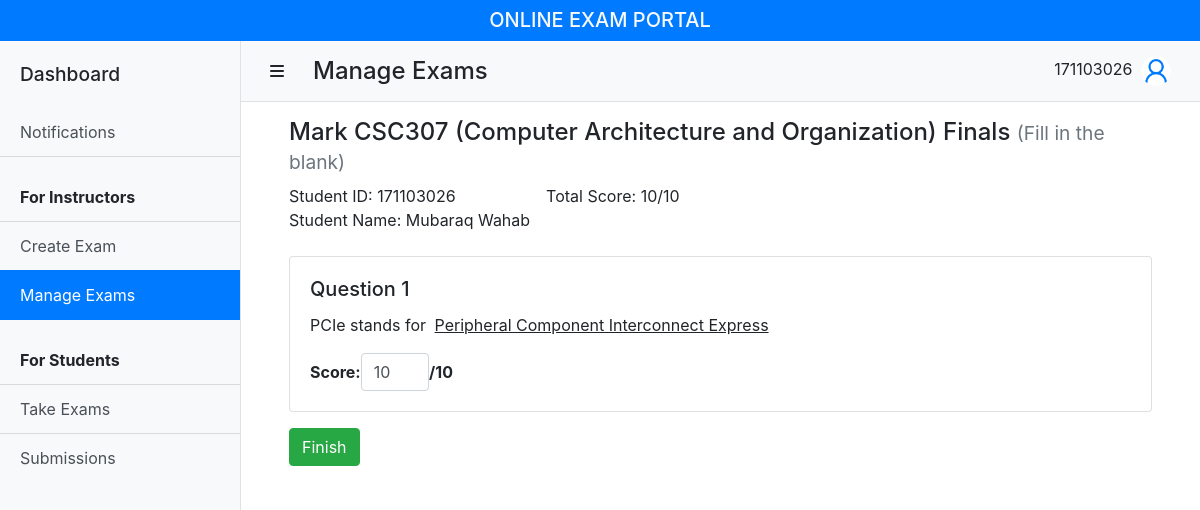
/manage-exam/fill-response.php?examID=44&assigneeID=171103026 (signed in), run on the app's committed database.
### tables this page shows
CREATE TABLE `exam_assignment` (
  `exam_id` int(11) NOT NULL,
  `assignee_id` varchar(16) NOT NULL,
  `total_score` float DEFAULT NULL,
  `status_id` int(11) NOT NULL
);

CREATE TABLE `exam` (
  `exam_id` int(11) NOT NULL,
  `instructor_id` varchar(16) NOT NULL,
  `course_code` varchar(8) NOT NULL,
  `title` varchar(45) NOT NULL,
  `type_id` int(11) NOT NULL,
  `no_of_questions` int(11) NOT NULL,
  `status_id` int(11) NOT NULL DEFAULT 1,
  `invite_prefix` varchar(5) NOT NULL,
  `total_mark` float NOT NULL
);

CREATE TABLE `course` (
  `course_code` varchar(8) NOT NULL,
  `course_name` varchar(256) NOT NULL
);

CREATE TABLE `exam_type` (
  `type_id` int(11) NOT NULL,
  `value` varchar(45) NOT NULL
);

CREATE TABLE `fill_in_response` (
  `exam_id` int(11) NOT NULL,
  `question_no` int(11) NOT NULL,
  `assignee_id` varchar(16) NOT NULL,
  `response` varchar(45) DEFAULT NULL,
  `score` float DEFAULT NULL
);

CREATE TABLE `fill_in_question` (
  `exam_id` int(11) NOT NULL,
  `question_no` int(11) NOT NULL,
  `question` varchar(256) NOT NULL,
  `mark` float NOT NULL
);

### manage-exam/fill-response.php (the view, shortened to what this page needs)
<?php
require_once '../connect.php';
$userID = $_SESSION['userID'];
?>
<!DOCTYPE html>
<html lang="en">
<head>
  <link rel="stylesheet" href="https://stackpath.bootstrapcdn.com/bootstrap/4.4.1/css/bootstrap.min.css">
  <link href="../css/simple-sidebar.css" rel="stylesheet">
</head>
<?php
$examID = $_GET['examID'];
$assigneeID = $_GET['assigneeID'];
$headerSql = "SELECT a.*, e.course_code, e.title, e.total_mark, c.course_name,
  et.value AS exam_type, CONCAT(u.first_name, ' ', u.last_name) AS assignee
  FROM exam_assignment AS a
  INNER JOIN exam AS e ON e.exam_id = a.exam_id
  INNER JOIN exam_type AS et ON e.type_id = et.type_id
  INNER JOIN course AS c ON c.course_code = e.course_code
  INNER JOIN user AS u ON u.user_id = a.assignee_id
  WHERE a.assignee_id = ? AND a.exam_id = ? AND e.instructor_id = ?";
$headerStmt = $conn->prepare($headerSql);
$headerStmt->bind_param('sis', $assigneeID, $examID, $userID);
$headerStmt->execute();
$headerResult = $headerStmt->get_result();
$assignment = $headerResult->fetch_assoc();
$responseSql = "SELECT r.*, q.question, q.mark
  FROM `fill_in_response` AS r
  INNER JOIN fill_in_question AS q
  ON (q.exam_id = r.exam_id AND q.question_no = r.question_no)
  WHERE r.exam_id = ? AND r.assignee_id = ?
  ORDER BY r.question_no ASC";
$responseStmt = $conn->prepare($responseSql);
$responseStmt->bind_param('is', $examID, $assigneeID);
$responseStmt->execute();
$responseResult = $responseStmt->get_result();
?>
<body>
  <?php include '../components/_header.php' ?>
  <div class="d-flex" id="wrapper">
    <?php require '../components/_sidebar.php' ?>
    <div id="page-content-wrapper">
      <?php require '../components/_navbar.php' ?>
      <div class="container py-3 px-5">
        <header class="mb-4" id="examHeader">
          <h4>
            Mark <?php echo "{$assignment['course_code']} ({$assignment['course_name']}) {$assignment['title']} "; ?>
            <small class="text-muted">
              <?php echo "({$assignment['exam_type']})" ?></small>
          </h4>
          <div class="d-flex flex-column flex-md-row">
            <div class="mr-md-3">
              <div>Student ID: <?php echo $assignment['assignee_id']; ?></div>
              <div>Student Name: <?php echo $assignment['assignee']; ?></div>
            </div>
            <div>Total Score: <?php echo "{$assignment['total_score']}/{$assignment['total_mark']}"; ?></div>
          </div>
        </header>
        <form method="POST" action="_mark-exam.php">
          <?php
            if ($responseResult->num_rows > 0) {
              while ($response = $responseResult->fetch_assoc()) {
                echo '
                <div class="card my-3">
                  <div class="card-body">
                    <h5 class="card-title">Question '. $response['question_no'] .'</h5>
                    <p class="card-text">'.
                      prepareFillInQuestion($response['question'], null, $response['response'])
                    .'</p>
                    <strong class="form-inline">
                      Score:
                      <input class="form-control col-3 col-sm-2 col-lg-1" type="number" step="0.1" min="0" max="'. $response['mark'] .'" name="score'. $response['question_no'] .'" value="'. $response['score'] .'" required>
                      /'. $response['mark'] .'
                    </strong>
                  </div>
                </div>';
              }
            }
          ?>
          <button type="submit" name="finish" class="btn btn-success">Finish</button>
        </form>
      </div>
    </div>
  </div>
</body>
</html>

### connect.php (shortened to what this page needs)
<?php
function prepareFillInQuestion(string $question, int $queNo = null, string $response = null) {
  $replace = '';
  if (is_null($response)) {
    $replace = '<input class="form-control" type="text" name="response' . $queNo . '">';
  } else {
    $replace = '<span class="px-1"><u>' . $response . '</u></span>';
  }
  return replaceFirstOccurence('___', $replace, $question);
}
function replaceFirstOccurence(string $search, string $replace, string $subject) {
  $result = $subject;
  $pos = strpos($subject, $search);
  if ($pos !== false) {
    $result = substr_replace($subject, $replace, $pos, strlen($search));
  }
  return $result;
}

### css/simple-sidebar.css (style rules this page uses)
body { overflow-x: hidden; }
#page-content-wrapper { min-width: 100vw; }
@media (min-width: 992px) { #page-content-wrapper { min-width: 0; width: 100%; } }

### data on the page
exam_assignment: exam.course_code "CSC307", course.course_name "Computer Architecture and Organization", exam.title "Finals", exam_type.value "Fill in the blank", assignee "171103026", total_score "10", exam.total_mark "10"
fill_in_response: question_no "1", response.question "PCIe stands for", response "Peripheral Component Interconnect Express", score1 "10", fill_in_question.mark "10"

### other printed values
$userID "171103026"
$assignment['assignee'] "Mubaraq Wahab"
